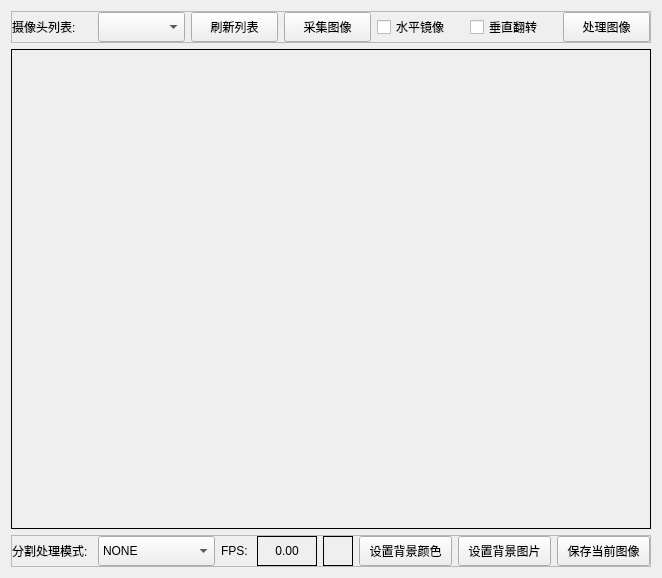
<?xml version="1.0" encoding="UTF-8"?>
<ui version="4.0">
 <class>Widget</class>
 <widget class="QWidget" name="Widget">
  <property name="geometry">
   <rect>
    <x>0</x>
    <y>0</y>
    <width>658</width>
    <height>574</height>
   </rect>
  </property>
  <property name="windowTitle">
   <string>背景分割效果演示</string>
  </property>
  <layout class="QVBoxLayout" name="verticalLayout">
   <item>
    <widget class="QFrame" name="frame_2">
     <property name="sizePolicy">
      <sizepolicy hsizetype="Preferred" vsizetype="Fixed">
       <horstretch>0</horstretch>
       <verstretch>0</verstretch>
      </sizepolicy>
     </property>
     <property name="frameShape">
      <enum>QFrame::StyledPanel</enum>
     </property>
     <property name="frameShadow">
      <enum>QFrame::Raised</enum>
     </property>
     <layout class="QHBoxLayout" name="horizontalLayout">
      <property name="leftMargin">
       <number>0</number>
      </property>
      <property name="topMargin">
       <number>0</number>
      </property>
      <property name="rightMargin">
       <number>0</number>
      </property>
      <property name="bottomMargin">
       <number>0</number>
      </property>
      <item>
       <widget class="QLabel" name="label_cam">
        <property name="maximumSize">
         <size>
          <width>80</width>
          <height>16777215</height>
         </size>
        </property>
        <property name="text">
         <string>摄像头列表:</string>
        </property>
       </widget>
      </item>
      <item>
       <widget class="QComboBox" name="comboBox_cam_list">
        <property name="minimumSize">
         <size>
          <width>0</width>
          <height>30</height>
         </size>
        </property>
       </widget>
      </item>
      <item>
       <widget class="QPushButton" name="pushButton_refresh">
        <property name="minimumSize">
         <size>
          <width>0</width>
          <height>30</height>
         </size>
        </property>
        <property name="maximumSize">
         <size>
          <width>120</width>
          <height>16777215</height>
         </size>
        </property>
        <property name="text">
         <string>刷新列表</string>
        </property>
       </widget>
      </item>
      <item>
       <widget class="QPushButton" name="pushButton_capture">
        <property name="minimumSize">
         <size>
          <width>0</width>
          <height>30</height>
         </size>
        </property>
        <property name="maximumSize">
         <size>
          <width>120</width>
          <height>16777215</height>
         </size>
        </property>
        <property name="text">
         <string>采集图像</string>
        </property>
       </widget>
      </item>
      <item>
       <widget class="QCheckBox" name="checkBox_reverse_x">
        <property name="text">
         <string>水平镜像</string>
        </property>
       </widget>
      </item>
      <item>
       <widget class="QCheckBox" name="checkBox_reverse_y">
        <property name="text">
         <string>垂直翻转</string>
        </property>
       </widget>
      </item>
      <item>
       <widget class="QPushButton" name="pushButton_process">
        <property name="minimumSize">
         <size>
          <width>0</width>
          <height>30</height>
         </size>
        </property>
        <property name="maximumSize">
         <size>
          <width>120</width>
          <height>16777215</height>
         </size>
        </property>
        <property name="text">
         <string>处理图像</string>
        </property>
       </widget>
      </item>
     </layout>
    </widget>
   </item>
   <item>
    <widget class="QFrame" name="frame">
     <property name="minimumSize">
      <size>
       <width>640</width>
       <height>480</height>
      </size>
     </property>
     <property name="frameShape">
      <enum>QFrame::Box</enum>
     </property>
     <property name="frameShadow">
      <enum>QFrame::Plain</enum>
     </property>
    </widget>
   </item>
   <item>
    <widget class="QFrame" name="frame_3">
     <property name="sizePolicy">
      <sizepolicy hsizetype="Preferred" vsizetype="Fixed">
       <horstretch>0</horstretch>
       <verstretch>0</verstretch>
      </sizepolicy>
     </property>
     <property name="frameShape">
      <enum>QFrame::StyledPanel</enum>
     </property>
     <property name="frameShadow">
      <enum>QFrame::Raised</enum>
     </property>
     <layout class="QHBoxLayout" name="horizontalLayout_2">
      <property name="leftMargin">
       <number>0</number>
      </property>
      <property name="topMargin">
       <number>0</number>
      </property>
      <property name="rightMargin">
       <number>0</number>
      </property>
      <property name="bottomMargin">
       <number>0</number>
      </property>
      <item>
       <widget class="QLabel" name="label_mode">
        <property name="maximumSize">
         <size>
          <width>80</width>
          <height>16777215</height>
         </size>
        </property>
        <property name="text">
         <string>分割处理模式:</string>
        </property>
       </widget>
      </item>
      <item>
       <widget class="QComboBox" name="comboBox_mode_list">
        <property name="minimumSize">
         <size>
          <width>0</width>
          <height>30</height>
         </size>
        </property>
        <item>
         <property name="text">
          <string>NONE</string>
         </property>
        </item>
        <item>
         <property name="text">
          <string>ONNX RVM</string>
         </property>
        </item>
        <item>
         <property name="text">
          <string>ONNX MODNet</string>
         </property>
        </item>
        <item>
         <property name="text">
          <string>NCNN MODNet</string>
         </property>
        </item>
       </widget>
      </item>
      <item>
       <widget class="QLabel" name="label_cam_2">
        <property name="maximumSize">
         <size>
          <width>30</width>
          <height>16777215</height>
         </size>
        </property>
        <property name="text">
         <string>FPS:</string>
        </property>
       </widget>
      </item>
      <item>
       <widget class="QLabel" name="label_fps">
        <property name="minimumSize">
         <size>
          <width>60</width>
          <height>30</height>
         </size>
        </property>
        <property name="maximumSize">
         <size>
          <width>60</width>
          <height>30</height>
         </size>
        </property>
        <property name="frameShape">
         <enum>QFrame::Box</enum>
        </property>
        <property name="text">
         <string>0.00</string>
        </property>
        <property name="alignment">
         <set>Qt::AlignCenter</set>
        </property>
       </widget>
      </item>
      <item>
       <widget class="QLabel" name="label_color">
        <property name="minimumSize">
         <size>
          <width>30</width>
          <height>30</height>
         </size>
        </property>
        <property name="maximumSize">
         <size>
          <width>30</width>
          <height>30</height>
         </size>
        </property>
        <property name="frameShape">
         <enum>QFrame::Box</enum>
        </property>
        <property name="text">
         <string/>
        </property>
        <property name="scaledContents">
         <bool>true</bool>
        </property>
        <property name="alignment">
         <set>Qt::AlignCenter</set>
        </property>
       </widget>
      </item>
      <item>
       <widget class="QPushButton" name="pushButton_set_color">
        <property name="minimumSize">
         <size>
          <width>0</width>
          <height>30</height>
         </size>
        </property>
        <property name="maximumSize">
         <size>
          <width>120</width>
          <height>16777215</height>
         </size>
        </property>
        <property name="text">
         <string>设置背景颜色</string>
        </property>
       </widget>
      </item>
      <item>
       <widget class="QPushButton" name="pushButton_set_bg">
        <property name="minimumSize">
         <size>
          <width>0</width>
          <height>30</height>
         </size>
        </property>
        <property name="maximumSize">
         <size>
          <width>120</width>
          <height>16777215</height>
         </size>
        </property>
        <property name="text">
         <string>设置背景图片</string>
        </property>
       </widget>
      </item>
      <item>
       <widget class="QPushButton" name="pushButton_save">
        <property name="minimumSize">
         <size>
          <width>0</width>
          <height>30</height>
         </size>
        </property>
        <property name="maximumSize">
         <size>
          <width>120</width>
          <height>16777215</height>
         </size>
        </property>
        <property name="text">
         <string>保存当前图像</string>
        </property>
       </widget>
      </item>
     </layout>
    </widget>
   </item>
  </layout>
 </widget>
 <resources/>
 <connections/>
</ui>
